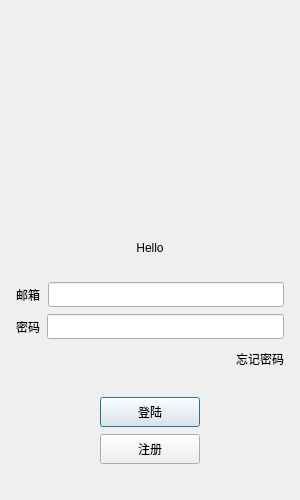
<?xml version="1.0" encoding="UTF-8"?>
<ui version="4.0">
 <class>LoginDialog</class>
 <widget class="QDialog" name="LoginDialog">
  <property name="geometry">
   <rect>
    <x>0</x>
    <y>0</y>
    <width>300</width>
    <height>500</height>
   </rect>
  </property>
  <property name="minimumSize">
   <size>
    <width>300</width>
    <height>500</height>
   </size>
  </property>
  <property name="maximumSize">
   <size>
    <width>300</width>
    <height>500</height>
   </size>
  </property>
  <property name="windowTitle">
   <string>Dialog</string>
  </property>
  <layout class="QVBoxLayout" name="verticalLayout_2">
   <item>
    <layout class="QVBoxLayout" name="verticalLayout">
     <property name="spacing">
      <number>7</number>
     </property>
     <property name="leftMargin">
      <number>5</number>
     </property>
     <property name="topMargin">
      <number>5</number>
     </property>
     <property name="rightMargin">
      <number>5</number>
     </property>
     <property name="bottomMargin">
      <number>5</number>
     </property>
     <item>
      <widget class="QWidget" name="head_widget" native="true">
       <layout class="QGridLayout" name="gridLayout">
        <item row="0" column="0">
         <widget class="QLabel" name="head_label">
          <property name="minimumSize">
           <size>
            <width>200</width>
            <height>200</height>
           </size>
          </property>
          <property name="maximumSize">
           <size>
            <width>200</width>
            <height>200</height>
           </size>
          </property>
          <property name="text">
           <string/>
          </property>
          <property name="pixmap">
           <pixmap resource="rc.qrc">:/res/ice.png</pixmap>
          </property>
          <property name="alignment">
           <set>Qt::AlignmentFlag::AlignCenter</set>
          </property>
         </widget>
        </item>
       </layout>
      </widget>
     </item>
     <item>
      <widget class="QLabel" name="err_tip">
       <property name="text">
        <string>Hello</string>
       </property>
       <property name="alignment">
        <set>Qt::AlignmentFlag::AlignCenter</set>
       </property>
      </widget>
     </item>
     <item>
      <spacer name="verticalSpacer">
       <property name="orientation">
        <enum>Qt::Orientation::Vertical</enum>
       </property>
       <property name="sizeHint" stdset="0">
        <size>
         <width>20</width>
         <height>40</height>
        </size>
       </property>
      </spacer>
     </item>
     <item>
      <layout class="QHBoxLayout" name="horizontalLayout">
       <property name="spacing">
        <number>7</number>
       </property>
       <property name="leftMargin">
        <number>0</number>
       </property>
       <property name="topMargin">
        <number>0</number>
       </property>
       <property name="rightMargin">
        <number>0</number>
       </property>
       <property name="bottomMargin">
        <number>0</number>
       </property>
       <item>
        <widget class="QLabel" name="email_lb">
         <property name="minimumSize">
          <size>
           <width>25</width>
           <height>25</height>
          </size>
         </property>
         <property name="text">
          <string>邮箱</string>
         </property>
        </widget>
       </item>
       <item>
        <widget class="QLineEdit" name="email_edit">
         <property name="minimumSize">
          <size>
           <width>25</width>
           <height>25</height>
          </size>
         </property>
        </widget>
       </item>
      </layout>
     </item>
     <item>
      <layout class="QHBoxLayout" name="horizontalLayout_2">
       <item>
        <widget class="QLabel" name="pass_label">
         <property name="text">
          <string>密码</string>
         </property>
        </widget>
       </item>
       <item>
        <widget class="QLineEdit" name="pass_edit">
         <property name="minimumSize">
          <size>
           <width>25</width>
           <height>25</height>
          </size>
         </property>
         <property name="alignment">
          <set>Qt::AlignmentFlag::AlignLeading|Qt::AlignmentFlag::AlignLeft|Qt::AlignmentFlag::AlignVCenter</set>
         </property>
        </widget>
       </item>
      </layout>
     </item>
     <item>
      <layout class="QHBoxLayout" name="horizontalLayout_3">
       <item>
        <spacer name="horizontalSpacer">
         <property name="orientation">
          <enum>Qt::Orientation::Horizontal</enum>
         </property>
         <property name="sizeHint" stdset="0">
          <size>
           <width>40</width>
           <height>20</height>
          </size>
         </property>
        </spacer>
       </item>
       <item>
        <widget class="ClickedLabel" name="forget_label">
         <property name="minimumSize">
          <size>
           <width>25</width>
           <height>25</height>
          </size>
         </property>
         <property name="text">
          <string>忘记密码</string>
         </property>
        </widget>
       </item>
      </layout>
     </item>
     <item>
      <spacer name="verticalSpacer_2">
       <property name="orientation">
        <enum>Qt::Orientation::Vertical</enum>
       </property>
       <property name="sizeHint" stdset="0">
        <size>
         <width>20</width>
         <height>40</height>
        </size>
       </property>
      </spacer>
     </item>
     <item>
      <layout class="QHBoxLayout" name="horizontalLayout_4">
       <item>
        <spacer name="horizontalSpacer_2">
         <property name="orientation">
          <enum>Qt::Orientation::Horizontal</enum>
         </property>
         <property name="sizeHint" stdset="0">
          <size>
           <width>40</width>
           <height>20</height>
          </size>
         </property>
        </spacer>
       </item>
       <item>
        <widget class="QPushButton" name="login_btn">
         <property name="minimumSize">
          <size>
           <width>100</width>
           <height>30</height>
          </size>
         </property>
         <property name="text">
          <string>登陆</string>
         </property>
        </widget>
       </item>
       <item>
        <spacer name="horizontalSpacer_3">
         <property name="orientation">
          <enum>Qt::Orientation::Horizontal</enum>
         </property>
         <property name="sizeHint" stdset="0">
          <size>
           <width>40</width>
           <height>20</height>
          </size>
         </property>
        </spacer>
       </item>
      </layout>
     </item>
     <item>
      <layout class="QHBoxLayout" name="horizontalLayout_5">
       <item>
        <spacer name="horizontalSpacer_4">
         <property name="orientation">
          <enum>Qt::Orientation::Horizontal</enum>
         </property>
         <property name="sizeHint" stdset="0">
          <size>
           <width>40</width>
           <height>20</height>
          </size>
         </property>
        </spacer>
       </item>
       <item>
        <widget class="QPushButton" name="reg_btn">
         <property name="minimumSize">
          <size>
           <width>100</width>
           <height>30</height>
          </size>
         </property>
         <property name="text">
          <string>注册</string>
         </property>
        </widget>
       </item>
       <item>
        <spacer name="horizontalSpacer_5">
         <property name="orientation">
          <enum>Qt::Orientation::Horizontal</enum>
         </property>
         <property name="sizeHint" stdset="0">
          <size>
           <width>40</width>
           <height>20</height>
          </size>
         </property>
        </spacer>
       </item>
      </layout>
     </item>
     <item>
      <spacer name="verticalSpacer_3">
       <property name="orientation">
        <enum>Qt::Orientation::Vertical</enum>
       </property>
       <property name="sizeHint" stdset="0">
        <size>
         <width>20</width>
         <height>40</height>
        </size>
       </property>
      </spacer>
     </item>
    </layout>
   </item>
  </layout>
 </widget>
 <customwidgets>
  <customwidget>
   <class>ClickedLabel</class>
   <extends>QLabel</extends>
   <header location="global">clickedlabel.h</header>
  </customwidget>
 </customwidgets>
 <resources>
  <include location="rc.qrc"/>
 </resources>
 <connections/>
</ui>
